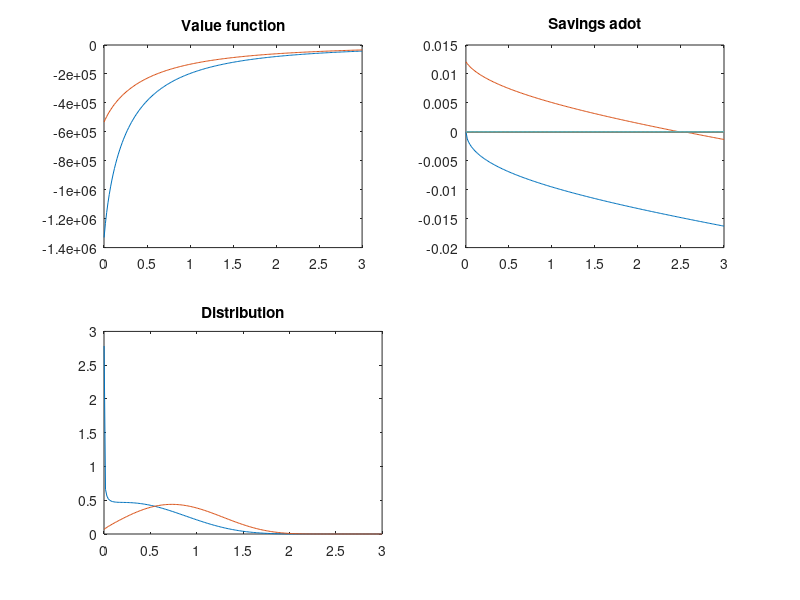

The MATLAB source for this figure:
%% Set parameters
clc
clear 
lambda = 0.02;
gamma = 3.5;

rho = 0.018;
r = 0.01;

% grids
Na = 200;
amin=0.001;
amax=3.0;
agrid = linspace(amin,amax,Na)';
Da = agrid(2)-agrid(1);

w =0.01;
z = [1 3];
ygrid = w*z;
Ny=length(ygrid);

% create matrices for the states to make some stuff easier
aa = agrid * ones(1,Ny);
yy = ones(Na,1)*ygrid;

% set the utility functions and it's derivative
util = @(c,gamma) c.^(1-gamma)/(1-gamma);
uprime = @(c,gamma) c.^(-gamma);
uprimeinv = @(dV,gamma) dV.^(-1/gamma);
bc = @(c,y,a) y - c + r*a ;


% numerical parameters
maxit = 15;
crit = 10^(-6);
Delta = 1000;

% preallocate some variables
dVf = zeros(Na,Ny);
dVb = zeros(Na,Ny);
dV0 = zeros(Na,Ny);
cf = zeros(Na,Ny);
cb = zeros(Na,Ny);
c0 = zeros(Na,Ny);
adotf = zeros(Na,Ny);
adotb = zeros(Na,Ny);
If = false(Na,Ny);
Ib = false(Na,Ny);
I0 = false(Na,Ny);
V   = zeros(Na,Ny);

% initial guess (present value of staying put forever)
V0 =util(r.*aa + yy,gamma)/rho;
Vnew = V0;

%%
for n=1:maxit
    %disp(sprintf('Starting iteration %d',n))
    V = Vnew;
    for iy=1:Ny
        dVf(1:Na-1,iy) = (V(2:Na,iy) - V(1:Na-1,iy))/Da;
        dVb(2:Na,iy) = (V(2:Na,iy) - V(1:Na-1,iy))/Da;
        
        % End point corrections, only the first is important
        dVb(1,iy) = uprime(ygrid(iy) + r*amin,gamma);
        dVf(Na,iy) = uprime(ygrid(iy) + r*amax,gamma); 

        cf(:,iy) = uprimeinv(dVf(:,iy),gamma) ;
        cb(:,iy) = uprimeinv(dVb(:,iy),gamma) ;
        adotf(:,iy) = bc(cf(:,iy),ygrid(iy),agrid);
        adotb(:,iy) = bc(cb(:,iy),ygrid(iy),agrid);;
        
        c0(:,iy) = ygrid(iy) + r*agrid;
        dV0 = uprime(c0,gamma);
        
        If(:,iy) = adotf(:,iy)>0; %10^(-6);
        Ib(:,iy) = adotb(:,iy)<0; %-10^(-6);
        % I0(:,iy) = 1 - If(:,iy) - Ib(:,iy); (Using this line you instead
        % of the line outside the loop can lead to imaginary numbers, no
        % idea why...
    end
    I0 = (1-If-Ib);
    
   
    dVupwind = (dVf.*If + dVb.*Ib + dV0.*I0);
    c = uprimeinv(dVupwind,gamma);
    adot = bc(c,yy,aa);
    u = util(c,gamma);
    
    % Construct the A matrixIb
    Xvec = - Ib.*adotb/Da;
    Yvec = Ib.*adotb/Da - If.*adotf/Da - lambda;
    Zvec = If.*adotf/Da;
    
    
    A1block = spdiags(Yvec(:,1),0,Na,Na) + spdiags(Xvec(2:Na,1),-1,Na,Na) + spdiags([0;Zvec(1:Na-1,1)],1,Na,Na);
    A2block = spdiags(Yvec(:,2),0,Na,Na) + spdiags(Xvec(2:Na,2),-1,Na,Na) + spdiags([0;Zvec(1:Na-1,2)],1,Na,Na);
    lambdablock = lambda*speye(Na,Na);
    A = [A1block,lambdablock; lambdablock, A2block];
    
    B = (rho + 1/Delta)*speye(2*Na) - A;
    
    ustack = [u(:,1); u(:,2)];
    Vstack = [V(:,1); V(:,2)];
    
    b = ustack + Vstack/Delta;
    Vstack = B\b ;
    Vnew = [Vstack(1:Na), Vstack(Na+1:2*Na)];
    
    diff = max(max(abs(Vnew - V)));
    if diff<crit
        disp(sprintf('Value function converged on iteration %d',n));
        break
    end
end
V=Vnew;

It = If + Ib;



%% Distribution
AT= A';
tempvec = zeros(Na*2,1);

% Need to hack one value so that it's not singular
ihack = 1;
tempvec(ihack) = 0.1;
row = zeros(1,Na*2);
row(ihack) = 1;
AT(ihack,:) = row;

gstack = AT\tempvec;
gmass = ones(1,2*Na)*gstack*Da;
gstack = gstack/gmass;

g = [gstack(1:Na), gstack(Na+1:2*Na)];
%% Next lets plot the results

figure(1)
subplot(2,2,1)
plot(agrid,V)
title("Value function")

subplot(2,2,2)
plot(agrid,adot)
title("Savings adot")
hold on
plot(agrid,zeros(Na))
hold off

subplot(2,4,5:6)
plot(agrid,g)
title("Distribution")



    
    
    
